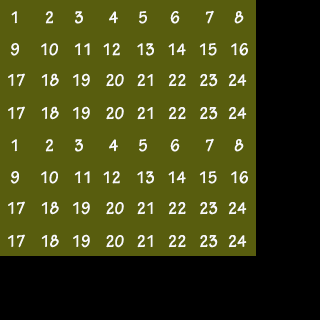

Rendered tile map (Tiled .tmx) drawn with the repository's tilesets; below, a short description and the map source with its tile grids summarised:
An orthogonal 10x10 tile map with 32x32 px tiles, 3 tile layers (Tile Layer 1, Tile Layer 2, Tile Layer 3), 5 tilesets.

<map version="1.0" orientation="orthogonal" width="10" height="10" tilewidth="32" tileheight="32">
 <tileset firstgid="1" name="tile1" tilewidth="32" tileheight="32">
  <image source="tile1.png" width="256" height="256" />
 </tileset>
 <tileset firstgid="65" name="tile4" tilewidth="32" tileheight="32">
  <image source="tile2.png" width="512" height="512" />
 </tileset>
 <tileset firstgid="321" name="tile2" tilewidth="32" tileheight="32">
  <image source="tile3.png" width="256" height="256" />
 </tileset>
 <tileset firstgid="385" name="tile3" tilewidth="32" tileheight="32">
  <image source="tile4.png" width="256" height="256" />
 </tileset>
 <tileset firstgid="449" name="tile5" tilewidth="32" tileheight="32">
  <image source="tile5.png" width="256" height="256" />
 </tileset>
 <layer name="Tile Layer 1" width="10" height="10">
  <data>[100 cells, 64 non-empty, 64 distinct tile ids]</data>
 </layer>
 <layer name="Tile Layer 2" width="10" height="10">
  <data>[100 cells, 0 non-empty, 0 distinct tile ids]</data>
 </layer>
 <layer name="Tile Layer 3" width="10" height="10">
  <data>[100 cells, 0 non-empty, 0 distinct tile ids]</data>
 </layer>
 <objectgroup name="Object Layer 1" width="10" height="10" />
</map>